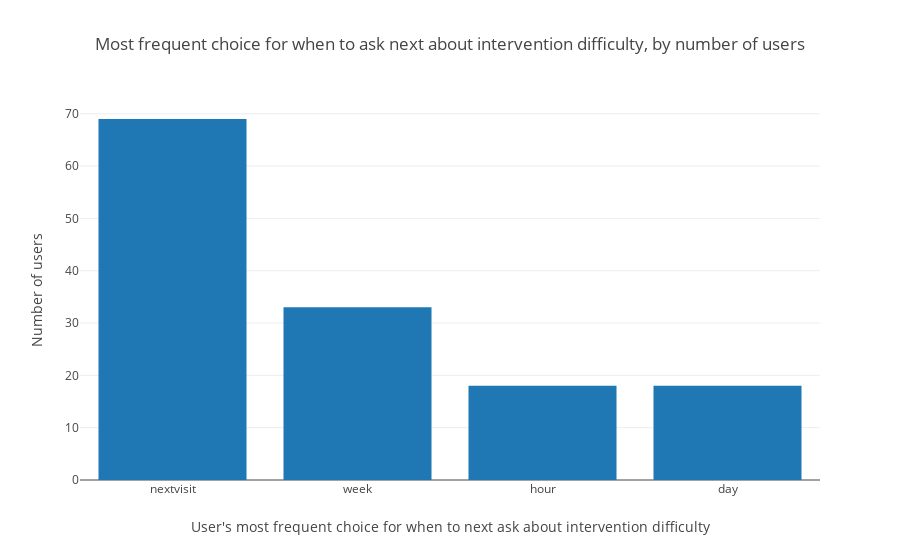

Notebook cell for this chart:
### Code cell
# noexport

plot_survey_choice_counts_install_normalized()

### Figure 1 — Plotly figure (JSON) as saved in the notebook; plotly's stock layout.template omitted (floating-point values rounded to 4 significant figures)
{"data": [{"type": "bar", "uid": "fea53204-bd7e-4fc4-8883-5cebf6091068", "x": ["nextvisit", "week", "hour", "day"], "y": [69, 33, 18, 18]}], "layout": {"title": {"text": "Most frequent choice for when to ask next about intervention difficulty, by number of users"}, "xaxis": {"title": {"text": "User's most frequent choice for when to next ask about intervention difficulty"}}, "yaxis": {"title": {"text": "Number of users"}}}}
